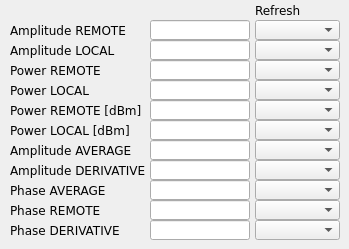
     <widget class="QWidget" name="tab_2">
      <attribute name="title">
       <string>Values</string>
      </attribute>
      <widget class="caMenu" name="camenu_10">
       <property name="geometry">
        <rect>
         <x>255</x>
         <y>160</y>
         <width>85</width>
         <height>20</height>
        </rect>
       </property>
       <property name="font">
        <font>
         <family>DejaVu Sans</family>
         <pointsize>9</pointsize>
        </font>
       </property>
       <property name="channel" stdset="0">
        <string notr="true">$(MODULE):amp_derivative1.SCAN</string>
       </property>
      </widget>
      <widget class="caMenu" name="camenu_11">
       <property name="geometry">
        <rect>
         <x>255</x>
         <y>220</y>
         <width>85</width>
         <height>20</height>
        </rect>
       </property>
       <property name="font">
        <font>
         <family>DejaVu Sans</family>
         <pointsize>9</pointsize>
        </font>
       </property>
       <property name="channel" stdset="0">
        <string notr="true">$(MODULE):phase_derivative1.SCAN</string>
       </property>
      </widget>
      <widget class="QLabel" name="label_39">
       <property name="geometry">
        <rect>
         <x>10</x>
         <y>20</y>
         <width>136</width>
         <height>20</height>
        </rect>
       </property>
       <property name="font">
        <font>
         <family>DejaVu Sans</family>
         <pointsize>9</pointsize>
        </font>
       </property>
       <property name="text">
        <string>Amplitude REMOTE</string>
       </property>
       <property name="alignment">
        <set>Qt::AlignLeading|Qt::AlignLeft|Qt::AlignVCenter</set>
       </property>
      </widget>
      <widget class="QLabel" name="label_43">
       <property name="geometry">
        <rect>
         <x>10</x>
         <y>60</y>
         <width>136</width>
         <height>20</height>
        </rect>
       </property>
       <property name="font">
        <font>
         <family>DejaVu Sans</family>
         <pointsize>9</pointsize>
        </font>
       </property>
       <property name="text">
        <string>Power REMOTE</string>
       </property>
       <property name="alignment">
        <set>Qt::AlignLeading|Qt::AlignLeft|Qt::AlignVCenter</set>
       </property>
      </widget>
      <widget class="QLabel" name="label_40">
       <property name="geometry">
        <rect>
         <x>10</x>
         <y>200</y>
         <width>136</width>
         <height>20</height>
        </rect>
       </property>
       <property name="font">
        <font>
         <family>DejaVu Sans</family>
         <pointsize>9</pointsize>
        </font>
       </property>
       <property name="text">
        <string>Phase REMOTE</string>
       </property>
       <property name="alignment">
        <set>Qt::AlignLeading|Qt::AlignLeft|Qt::AlignVCenter</set>
       </property>
      </widget>
      <widget class="caMenu" name="camenu_8">
       <property name="geometry">
        <rect>
         <x>255</x>
         <y>120</y>
         <width>85</width>
         <height>20</height>
        </rect>
       </property>
       <property name="font">
        <font>
         <family>DejaVu Sans</family>
         <pointsize>9</pointsize>
        </font>
       </property>
       <property name="channel" stdset="0">
        <string notr="true">$(MODULE):power_local1.SCAN</string>
       </property>
      </widget>
      <widget class="QLabel" name="label_45">
       <property name="geometry">
        <rect>
         <x>10</x>
         <y>100</y>
         <width>136</width>
         <height>20</height>
        </rect>
       </property>
       <property name="font">
        <font>
         <family>DejaVu Sans</family>
         <pointsize>9</pointsize>
        </font>
       </property>
       <property name="text">
        <string>Power REMOTE [dBm]</string>
       </property>
       <property name="alignment">
        <set>Qt::AlignLeading|Qt::AlignLeft|Qt::AlignVCenter</set>
       </property>
      </widget>
      <widget class="caLineEdit" name="calineedit_8">
       <property name="geometry">
        <rect>
         <x>150</x>
         <y>140</y>
         <width>100</width>
         <height>20</height>
        </rect>
       </property>
       <property name="styleSheet">
        <string notr="true">caTextEntry,caLineEdit {background-color: rgba(255, 255, 255, 255); color: rgba(0, 0, 0, 255); border-radius: 1px;} caLineEdit {border: 0px; border-style:outset; padding: 0px 0px 0px 2px; border-color: rgba(0, 0, 0, 255) rgba(0, 0, 0, 255)  rgba(0, 0, 0, 255) rgba(0, 0, 0, 255);} caTextEntry { border: 2px; padding: 0px;} caTextEntry {border-style:inset; border-color: rgba(127, 127, 127, 255) rgba(255, 255, 255, 255)  rgba(255, 255, 255, 255) rgba(127, 127, 127, 255);} caTextEntry:focus {padding: 0px; border: 2px groove rgba(255, 0, 0, 255); border-radius: 1px;} </string>
       </property>
       <property name="alignment">
        <set>Qt::AlignRight|Qt::AlignTrailing|Qt::AlignVCenter</set>
       </property>
       <property name="channel" stdset="0">
        <string notr="true">$(MODULE):amp_average1.AVERAGE</string>
       </property>
       <property name="background">
        <color>
         <red>255</red>
         <green>255</green>
         <blue>255</blue>
        </color>
       </property>
       <property name="colorMode">
        <enum>caLineEdit::Static</enum>
       </property>
      </widget>
      <widget class="QLabel" name="label_50">
       <property name="geometry">
        <rect>
         <x>255</x>
         <y>0</y>
         <width>76</width>
         <height>20</height>
        </rect>
       </property>
       <property name="font">
        <font>
         <family>DejaVu Sans</family>
         <pointsize>9</pointsize>
        </font>
       </property>
       <property name="text">
        <string>Refresh</string>
       </property>
       <property name="alignment">
        <set>Qt::AlignLeading|Qt::AlignLeft|Qt::AlignVCenter</set>
       </property>
      </widget>
      <widget class="caMenu" name="camenu_2">
       <property name="geometry">
        <rect>
         <x>255</x>
         <y>20</y>
         <width>85</width>
         <height>20</height>
        </rect>
       </property>
       <property name="font">
        <font>
         <family>DejaVu Sans</family>
         <pointsize>9</pointsize>
        </font>
       </property>
       <property name="channel" stdset="0">
        <string notr="true">$(MODULE):amp_phase1.SCAN</string>
       </property>
      </widget>
      <widget class="caLineEdit" name="calineedit_2">
       <property name="geometry">
        <rect>
         <x>150</x>
         <y>40</y>
         <width>100</width>
         <height>20</height>
        </rect>
       </property>
       <property name="styleSheet">
        <string notr="true">caTextEntry,caLineEdit {background-color: rgba(255, 255, 255, 255); color: rgba(0, 0, 0, 255); border-radius: 1px;} caLineEdit {border: 0px; border-style:outset; padding: 0px 0px 0px 2px; border-color: rgba(0, 0, 0, 255) rgba(0, 0, 0, 255)  rgba(0, 0, 0, 255) rgba(0, 0, 0, 255);} caTextEntry { border: 2px; padding: 0px;} caTextEntry {border-style:inset; border-color: rgba(127, 127, 127, 255) rgba(255, 255, 255, 255)  rgba(255, 255, 255, 255) rgba(127, 127, 127, 255);} caTextEntry:focus {padding: 0px; border: 2px groove rgba(255, 0, 0, 255); border-radius: 1px;} </string>
       </property>
       <property name="alignment">
        <set>Qt::AlignRight|Qt::AlignTrailing|Qt::AlignVCenter</set>
       </property>
       <property name="channel" stdset="0">
        <string notr="true">$(MODULE):amp_phase1.AMP_LOCAL</string>
       </property>
       <property name="background">
        <color>
         <red>255</red>
         <green>255</green>
         <blue>255</blue>
        </color>
       </property>
       <property name="colorMode">
        <enum>caLineEdit::Static</enum>
       </property>
      </widget>
      <widget class="caLineEdit" name="calineedit_10">
       <property name="geometry">
        <rect>
         <x>150</x>
         <y>220</y>
         <width>100</width>
         <height>20</height>
        </rect>
       </property>
       <property name="styleSheet">
        <string notr="true">caTextEntry,caLineEdit {background-color: rgba(255, 255, 255, 255); color: rgba(0, 0, 0, 255); border-radius: 1px;} caLineEdit {border: 0px; border-style:outset; padding: 0px 0px 0px 2px; border-color: rgba(0, 0, 0, 255) rgba(0, 0, 0, 255)  rgba(0, 0, 0, 255) rgba(0, 0, 0, 255);} caTextEntry { border: 2px; padding: 0px;} caTextEntry {border-style:inset; border-color: rgba(127, 127, 127, 255) rgba(255, 255, 255, 255)  rgba(255, 255, 255, 255) rgba(127, 127, 127, 255);} caTextEntry:focus {padding: 0px; border: 2px groove rgba(255, 0, 0, 255); border-radius: 1px;} </string>
       </property>
       <property name="alignment">
        <set>Qt::AlignRight|Qt::AlignTrailing|Qt::AlignVCenter</set>
       </property>
       <property name="channel" stdset="0">
        <string notr="true">$(MODULE):phase_derivative1.DERIVATIVE</string>
       </property>
       <property name="background">
        <color>
         <red>255</red>
         <green>255</green>
         <blue>255</blue>
        </color>
       </property>
       <property name="colorMode">
        <enum>caLineEdit::Static</enum>
       </property>
      </widget>
      <widget class="QLabel" name="label_44">
       <property name="geometry">
        <rect>
         <x>10</x>
         <y>120</y>
         <width>136</width>
         <height>20</height>
        </rect>
       </property>
       <property name="font">
        <font>
         <family>DejaVu Sans</family>
         <pointsize>9</pointsize>
        </font>
       </property>
       <property name="text">
        <string>Power LOCAL [dBm]</string>
       </property>
       <property name="alignment">
        <set>Qt::AlignLeading|Qt::AlignLeft|Qt::AlignVCenter</set>
       </property>
      </widget>
      <widget class="QLabel" name="label_42">
       <property name="geometry">
        <rect>
         <x>10</x>
         <y>80</y>
         <width>136</width>
         <height>20</height>
        </rect>
       </property>
       <property name="font">
        <font>
         <family>DejaVu Sans</family>
         <pointsize>9</pointsize>
        </font>
       </property>
       <property name="text">
        <string>Power LOCAL</string>
       </property>
       <property name="alignment">
        <set>Qt::AlignLeading|Qt::AlignLeft|Qt::AlignVCenter</set>
       </property>
      </widget>
      <widget class="caMenu" name="camenu_5">
       <property name="geometry">
        <rect>
         <x>255</x>
         <y>60</y>
         <width>85</width>
         <height>20</height>
        </rect>
       </property>
       <property name="font">
        <font>
         <family>DejaVu Sans</family>
         <pointsize>9</pointsize>
        </font>
       </property>
       <property name="channel" stdset="0">
        <string notr="true">$(MODULE):power_remote1.SCAN</string>
       </property>
      </widget>
      <widget class="caMenu" name="camenu_12">
       <property name="geometry">
        <rect>
         <x>255</x>
         <y>180</y>
         <width>85</width>
         <height>20</height>
        </rect>
       </property>
       <property name="font">
        <font>
         <family>DejaVu Sans</family>
         <pointsize>9</pointsize>
        </font>
       </property>
       <property name="channel" stdset="0">
        <string notr="true">$(MODULE):phase_average1.SCAN</string>
       </property>
      </widget>
      <widget class="QLabel" name="label_46">
       <property name="geometry">
        <rect>
         <x>10</x>
         <y>160</y>
         <width>136</width>
         <height>20</height>
        </rect>
       </property>
       <property name="font">
        <font>
         <family>DejaVu Sans</family>
         <pointsize>9</pointsize>
        </font>
       </property>
       <property name="text">
        <string>Amplitude DERIVATIVE</string>
       </property>
       <property name="alignment">
        <set>Qt::AlignLeading|Qt::AlignLeft|Qt::AlignVCenter</set>
       </property>
      </widget>
      <widget class="caMenu" name="camenu_3">
       <property name="geometry">
        <rect>
         <x>255</x>
         <y>40</y>
         <width>85</width>
         <height>20</height>
        </rect>
       </property>
       <property name="font">
        <font>
         <family>DejaVu Sans</family>
         <pointsize>9</pointsize>
        </font>
       </property>
       <property name="channel" stdset="0">
        <string notr="true">$(MODULE):amp_phase1.SCAN</string>
       </property>
      </widget>
      <widget class="QLabel" name="label_47">
       <property name="geometry">
        <rect>
         <x>10</x>
         <y>220</y>
         <width>136</width>
         <height>20</height>
        </rect>
       </property>
       <property name="font">
        <font>
         <family>DejaVu Sans</family>
         <pointsize>9</pointsize>
        </font>
       </property>
       <property name="text">
        <string>Phase DERIVATIVE</string>
       </property>
       <property name="alignment">
        <set>Qt::AlignLeading|Qt::AlignLeft|Qt::AlignVCenter</set>
       </property>
      </widget>
      <widget class="caLineEdit" name="calineedit">
       <property name="geometry">
        <rect>
         <x>150</x>
         <y>20</y>
         <width>100</width>
         <height>20</height>
        </rect>
       </property>
       <property name="styleSheet">
        <string notr="true">caTextEntry,caLineEdit {background-color: rgba(255, 255, 255, 255); color: rgba(0, 0, 0, 255); border-radius: 1px;} caLineEdit {border: 0px; border-style:outset; padding: 0px 0px 0px 2px; border-color: rgba(0, 0, 0, 255) rgba(0, 0, 0, 255)  rgba(0, 0, 0, 255) rgba(0, 0, 0, 255);} caTextEntry { border: 2px; padding: 0px;} caTextEntry {border-style:inset; border-color: rgba(127, 127, 127, 255) rgba(255, 255, 255, 255)  rgba(255, 255, 255, 255) rgba(127, 127, 127, 255);} caTextEntry:focus {padding: 0px; border: 2px groove rgba(255, 0, 0, 255); border-radius: 1px;} </string>
       </property>
       <property name="alignment">
        <set>Qt::AlignRight|Qt::AlignTrailing|Qt::AlignVCenter</set>
       </property>
       <property name="channel" stdset="0">
        <string notr="true">$(MODULE):amp_phase1.AMP_REMOTE</string>
       </property>
       <property name="background">
        <color>
         <red>255</red>
         <green>255</green>
         <blue>255</blue>
        </color>
       </property>
       <property name="colorMode">
        <enum>caLineEdit::Static</enum>
       </property>
      </widget>
      <widget class="caLineEdit" name="calineedit_11">
       <property name="geometry">
        <rect>
         <x>150</x>
         <y>180</y>
         <width>100</width>
         <height>20</height>
        </rect>
       </property>
       <property name="styleSheet">
        <string notr="true">caTextEntry,caLineEdit {background-color: rgba(255, 255, 255, 255); color: rgba(0, 0, 0, 255); border-radius: 1px;} caLineEdit {border: 0px; border-style:outset; padding: 0px 0px 0px 2px; border-color: rgba(0, 0, 0, 255) rgba(0, 0, 0, 255)  rgba(0, 0, 0, 255) rgba(0, 0, 0, 255);} caTextEntry { border: 2px; padding: 0px;} caTextEntry {border-style:inset; border-color: rgba(127, 127, 127, 255) rgba(255, 255, 255, 255)  rgba(255, 255, 255, 255) rgba(127, 127, 127, 255);} caTextEntry:focus {padding: 0px; border: 2px groove rgba(255, 0, 0, 255); border-radius: 1px;} </string>
       </property>
       <property name="alignment">
        <set>Qt::AlignRight|Qt::AlignTrailing|Qt::AlignVCenter</set>
       </property>
       <property name="channel" stdset="0">
        <string notr="true">$(MODULE):phase_average1.AVERAGE</string>
       </property>
       <property name="background">
        <color>
         <red>255</red>
         <green>255</green>
         <blue>255</blue>
        </color>
       </property>
       <property name="colorMode">
        <enum>caLineEdit::Static</enum>
       </property>
      </widget>
      <widget class="caMenu" name="camenu_9">
       <property name="geometry">
        <rect>
         <x>255</x>
         <y>140</y>
         <width>85</width>
         <height>20</height>
        </rect>
       </property>
       <property name="font">
        <font>
         <family>DejaVu Sans</family>
         <pointsize>9</pointsize>
        </font>
       </property>
       <property name="channel" stdset="0">
        <string notr="true">$(MODULE):amp_average1.SCAN</string>
       </property>
      </widget>
      <widget class="caMenu" name="camenu_4">
       <property name="geometry">
        <rect>
         <x>255</x>
         <y>200</y>
         <width>85</width>
         <height>20</height>
        </rect>
       </property>
       <property name="font">
        <font>
         <family>DejaVu Sans</family>
         <pointsize>9</pointsize>
        </font>
       </property>
       <property name="channel" stdset="0">
        <string notr="true">$(MODULE):amp_phase1.SCAN</string>
       </property>
      </widget>
      <widget class="caLineEdit" name="calineedit_4">
       <property name="geometry">
        <rect>
         <x>150</x>
         <y>60</y>
         <width>100</width>
         <height>20</height>
        </rect>
       </property>
       <property name="styleSheet">
        <string notr="true">caTextEntry,caLineEdit {background-color: rgba(255, 255, 255, 255); color: rgba(0, 0, 0, 255); border-radius: 1px;} caLineEdit {border: 0px; border-style:outset; padding: 0px 0px 0px 2px; border-color: rgba(0, 0, 0, 255) rgba(0, 0, 0, 255)  rgba(0, 0, 0, 255) rgba(0, 0, 0, 255);} caTextEntry { border: 2px; padding: 0px;} caTextEntry {border-style:inset; border-color: rgba(127, 127, 127, 255) rgba(255, 255, 255, 255)  rgba(255, 255, 255, 255) rgba(127, 127, 127, 255);} caTextEntry:focus {padding: 0px; border: 2px groove rgba(255, 0, 0, 255); border-radius: 1px;} </string>
       </property>
       <property name="alignment">
        <set>Qt::AlignRight|Qt::AlignTrailing|Qt::AlignVCenter</set>
       </property>
       <property name="channel" stdset="0">
        <string notr="true">$(MODULE):power_remote1.POWER</string>
       </property>
       <property name="background">
        <color>
         <red>255</red>
         <green>255</green>
         <blue>255</blue>
        </color>
       </property>
       <property name="colorMode">
        <enum>caLineEdit::Static</enum>
       </property>
      </widget>
      <widget class="QLabel" name="label_48">
       <property name="geometry">
        <rect>
         <x>10</x>
         <y>140</y>
         <width>136</width>
         <height>20</height>
        </rect>
       </property>
       <property name="font">
        <font>
         <family>DejaVu Sans</family>
         <pointsize>9</pointsize>
        </font>
       </property>
       <property name="text">
        <string>Amplitude AVERAGE</string>
       </property>
       <property name="alignment">
        <set>Qt::AlignLeading|Qt::AlignLeft|Qt::AlignVCenter</set>
       </property>
      </widget>
      <widget class="caLineEdit" name="calineedit_9">
       <property name="geometry">
        <rect>
         <x>150</x>
         <y>160</y>
         <width>100</width>
         <height>20</height>
        </rect>
       </property>
       <property name="styleSheet">
        <string notr="true">caTextEntry,caLineEdit {background-color: rgba(255, 255, 255, 255); color: rgba(0, 0, 0, 255); border-radius: 1px;} caLineEdit {border: 0px; border-style:outset; padding: 0px 0px 0px 2px; border-color: rgba(0, 0, 0, 255) rgba(0, 0, 0, 255)  rgba(0, 0, 0, 255) rgba(0, 0, 0, 255);} caTextEntry { border: 2px; padding: 0px;} caTextEntry {border-style:inset; border-color: rgba(127, 127, 127, 255) rgba(255, 255, 255, 255)  rgba(255, 255, 255, 255) rgba(127, 127, 127, 255);} caTextEntry:focus {padding: 0px; border: 2px groove rgba(255, 0, 0, 255); border-radius: 1px;} </string>
       </property>
       <property name="alignment">
        <set>Qt::AlignRight|Qt::AlignTrailing|Qt::AlignVCenter</set>
       </property>
       <property name="channel" stdset="0">
        <string notr="true">$(MODULE):amp_derivative1.DERIVATIVE</string>
       </property>
       <property name="background">
        <color>
         <red>255</red>
         <green>255</green>
         <blue>255</blue>
        </color>
       </property>
       <property name="colorMode">
        <enum>caLineEdit::Static</enum>
       </property>
      </widget>
      <widget class="QLabel" name="label_49">
       <property name="geometry">
        <rect>
         <x>10</x>
         <y>180</y>
         <width>136</width>
         <height>20</height>
        </rect>
       </property>
       <property name="font">
        <font>
         <family>DejaVu Sans</family>
         <pointsize>9</pointsize>
        </font>
       </property>
       <property name="text">
        <string>Phase AVERAGE</string>
       </property>
       <property name="alignment">
        <set>Qt::AlignLeading|Qt::AlignLeft|Qt::AlignVCenter</set>
       </property>
      </widget>
      <widget class="caMenu" name="camenu_6">
       <property name="geometry">
        <rect>
         <x>255</x>
         <y>100</y>
         <width>85</width>
         <height>20</height>
        </rect>
       </property>
       <property name="font">
        <font>
         <family>DejaVu Sans</family>
         <pointsize>9</pointsize>
        </font>
       </property>
       <property name="channel" stdset="0">
        <string notr="true">$(MODULE):power_remote1.SCAN</string>
       </property>
      </widget>
      <widget class="caLineEdit" name="calineedit_7">
       <property name="geometry">
        <rect>
         <x>150</x>
         <y>80</y>
         <width>100</width>
         <height>20</height>
        </rect>
       </property>
       <property name="styleSheet">
        <string notr="true">caTextEntry,caLineEdit {background-color: rgba(255, 255, 255, 255); color: rgba(0, 0, 0, 255); border-radius: 1px;} caLineEdit {border: 0px; border-style:outset; padding: 0px 0px 0px 2px; border-color: rgba(0, 0, 0, 255) rgba(0, 0, 0, 255)  rgba(0, 0, 0, 255) rgba(0, 0, 0, 255);} caTextEntry { border: 2px; padding: 0px;} caTextEntry {border-style:inset; border-color: rgba(127, 127, 127, 255) rgba(255, 255, 255, 255)  rgba(255, 255, 255, 255) rgba(127, 127, 127, 255);} caTextEntry:focus {padding: 0px; border: 2px groove rgba(255, 0, 0, 255); border-radius: 1px;} </string>
       </property>
       <property name="alignment">
        <set>Qt::AlignRight|Qt::AlignTrailing|Qt::AlignVCenter</set>
       </property>
       <property name="channel" stdset="0">
        <string notr="true">$(MODULE):power_local1.POWER</string>
       </property>
       <property name="background">
        <color>
         <red>255</red>
         <green>255</green>
         <blue>255</blue>
        </color>
       </property>
       <property name="colorMode">
        <enum>caLineEdit::Static</enum>
       </property>
      </widget>
      <widget class="caLineEdit" name="calineedit_5">
       <property name="geometry">
        <rect>
         <x>150</x>
         <y>100</y>
         <width>100</width>
         <height>20</height>
        </rect>
       </property>
       <property name="styleSheet">
        <string notr="true">caTextEntry,caLineEdit {background-color: rgba(255, 255, 255, 255); color: rgba(0, 0, 0, 255); border-radius: 1px;} caLineEdit {border: 0px; border-style:outset; padding: 0px 0px 0px 2px; border-color: rgba(0, 0, 0, 255) rgba(0, 0, 0, 255)  rgba(0, 0, 0, 255) rgba(0, 0, 0, 255);} caTextEntry { border: 2px; padding: 0px;} caTextEntry {border-style:inset; border-color: rgba(127, 127, 127, 255) rgba(255, 255, 255, 255)  rgba(255, 255, 255, 255) rgba(127, 127, 127, 255);} caTextEntry:focus {padding: 0px; border: 2px groove rgba(255, 0, 0, 255); border-radius: 1px;} </string>
       </property>
       <property name="alignment">
        <set>Qt::AlignRight|Qt::AlignTrailing|Qt::AlignVCenter</set>
       </property>
       <property name="channel" stdset="0">
        <string notr="true">$(MODULE):power_remote1.PWR_DBM</string>
       </property>
       <property name="background">
        <color>
         <red>255</red>
         <green>255</green>
         <blue>255</blue>
        </color>
       </property>
       <property name="colorMode">
        <enum>caLineEdit::Static</enum>
       </property>
      </widget>
      <widget class="caMenu" name="camenu_7">
       <property name="geometry">
        <rect>
         <x>255</x>
         <y>80</y>
         <width>85</width>
         <height>20</height>
        </rect>
       </property>
       <property name="font">
        <font>
         <family>DejaVu Sans</family>
         <pointsize>9</pointsize>
        </font>
       </property>
       <property name="channel" stdset="0">
        <string notr="true">$(MODULE):power_local1.SCAN</string>
       </property>
      </widget>
      <widget class="QLabel" name="label_41">
       <property name="geometry">
        <rect>
         <x>10</x>
         <y>40</y>
         <width>136</width>
         <height>20</height>
        </rect>
       </property>
       <property name="font">
        <font>
         <family>DejaVu Sans</family>
         <pointsize>9</pointsize>
        </font>
       </property>
       <property name="text">
        <string>Amplitude LOCAL</string>
       </property>
       <property name="alignment">
        <set>Qt::AlignLeading|Qt::AlignLeft|Qt::AlignVCenter</set>
       </property>
      </widget>
      <widget class="caLineEdit" name="calineedit_6">
       <property name="geometry">
        <rect>
         <x>150</x>
         <y>120</y>
         <width>100</width>
         <height>20</height>
        </rect>
       </property>
       <property name="styleSheet">
        <string notr="true">caTextEntry,caLineEdit {background-color: rgba(255, 255, 255, 255); color: rgba(0, 0, 0, 255); border-radius: 1px;} caLineEdit {border: 0px; border-style:outset; padding: 0px 0px 0px 2px; border-color: rgba(0, 0, 0, 255) rgba(0, 0, 0, 255)  rgba(0, 0, 0, 255) rgba(0, 0, 0, 255);} caTextEntry { border: 2px; padding: 0px;} caTextEntry {border-style:inset; border-color: rgba(127, 127, 127, 255) rgba(255, 255, 255, 255)  rgba(255, 255, 255, 255) rgba(127, 127, 127, 255);} caTextEntry:focus {padding: 0px; border: 2px groove rgba(255, 0, 0, 255); border-radius: 1px;} </string>
       </property>
       <property name="alignment">
        <set>Qt::AlignRight|Qt::AlignTrailing|Qt::AlignVCenter</set>
       </property>
       <property name="channel" stdset="0">
        <string notr="true">$(MODULE):power_local1.PWR_DBM</string>
       </property>
       <property name="background">
        <color>
         <red>255</red>
         <green>255</green>
         <blue>255</blue>
        </color>
       </property>
       <property name="colorMode">
        <enum>caLineEdit::Static</enum>
       </property>
      </widget>
      <widget class="caLineEdit" name="calineedit_3">
       <property name="geometry">
        <rect>
         <x>150</x>
         <y>200</y>
         <width>100</width>
         <height>20</height>
        </rect>
       </property>
       <property name="styleSheet">
        <string notr="true">caTextEntry,caLineEdit {background-color: rgba(255, 255, 255, 255); color: rgba(0, 0, 0, 255); border-radius: 1px;} caLineEdit {border: 0px; border-style:outset; padding: 0px 0px 0px 2px; border-color: rgba(0, 0, 0, 255) rgba(0, 0, 0, 255)  rgba(0, 0, 0, 255) rgba(0, 0, 0, 255);} caTextEntry { border: 2px; padding: 0px;} caTextEntry {border-style:inset; border-color: rgba(127, 127, 127, 255) rgba(255, 255, 255, 255)  rgba(255, 255, 255, 255) rgba(127, 127, 127, 255);} caTextEntry:focus {padding: 0px; border: 2px groove rgba(255, 0, 0, 255); border-radius: 1px;} </string>
       </property>
       <property name="alignment">
        <set>Qt::AlignRight|Qt::AlignTrailing|Qt::AlignVCenter</set>
       </property>
       <property name="channel" stdset="0">
        <string notr="true">$(MODULE):amp_phase1.PHASE_REMOTE</string>
       </property>
       <property name="background">
        <color>
         <red>255</red>
         <green>255</green>
         <blue>255</blue>
        </color>
       </property>
       <property name="colorMode">
        <enum>caLineEdit::Static</enum>
       </property>
      </widget>
     </widget>
